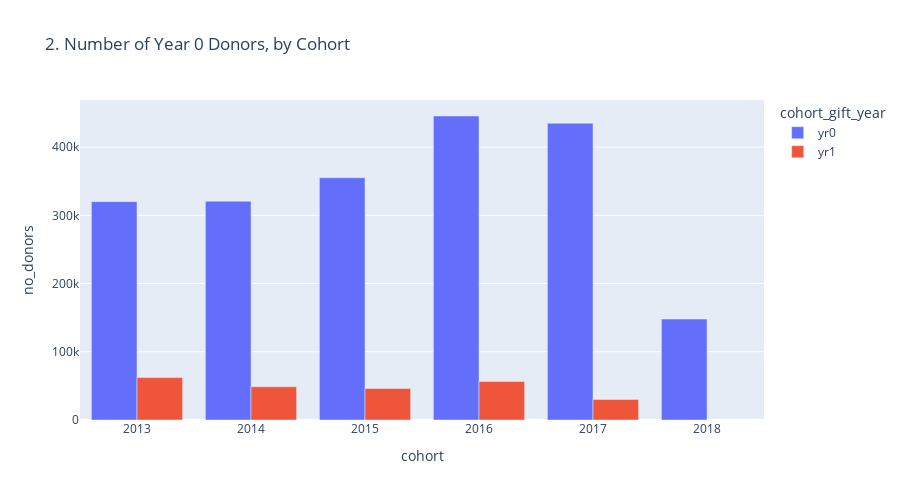

Write notebook code for a chart like this one.
### Code cell
df5.loc[:,"neg_yr"] = df5["neg_yr"].astype(str)
filter1=df5['cohort_gift_year'].isin(["yr0", "yr1"]) 
filter2=df5['neg_yr'].isin(["1"])
  
fig = px.bar(df5[filter1 & filter2], 
            # query('cohort_gift_year == ["yr0", | cohort_gift_year == "yr1" & neg_yr == 1'), 
             x="cohort", y='no_donors', color='cohort_gift_year', barmode='group', title="2. Number of Year 0 Donors, by Cohort",
           # color_discrete_sequence =['red','seagreen', 'tomato', 'mediumseagreen'],
           # hover_data=['cohort', 'no_donors', 'count_yr2'],
            # labels={'cohort':'class'}, 
             height=500)
 #barmode='group', labels={'index':'year', 'y':'amount ($)'},
fig.show()

  # np.where((df['Salary_in_1000']>=100) & (df['Age']< 60) & (df['FT_Team']
  #  df5.query(('cohort_gift_year == "yr0" | cohort_gift_year == "yr1"   
    #                    & neg_yr == 1'),

### Figure 1 — Plotly figure (JSON) as saved in the notebook; plotly's stock layout.template omitted (floating-point values rounded to 4 significant figures)
{"data": [{"alignmentgroup": "True", "hovertemplate": "cohort_gift_year=yr0<br>cohort=%{x}<br>no_donors=%{y}<extra></extra>", "legendgroup": "yr0", "marker": {"color": "#636efa"}, "name": "yr0", "offsetgroup": "yr0", "orientation": "v", "showlegend": true, "textposition": "auto", "type": "bar", "x": [2013, 2014, 2015, 2016, 2017, 2018], "xaxis": "x", "y": [320069, 320673, 355137, 445598, 434991, 147945], "yaxis": "y"}, {"alignmentgroup": "True", "hovertemplate": "cohort_gift_year=yr1<br>cohort=%{x}<br>no_donors=%{y}<extra></extra>", "legendgroup": "yr1", "marker": {"color": "#EF553B"}, "name": "yr1", "offsetgroup": "yr1", "orientation": "v", "showlegend": true, "textposition": "auto", "type": "bar", "x": [2013, 2014, 2015, 2016, 2017], "xaxis": "x", "y": [62130, 48667, 46078, 56538, 29990], "yaxis": "y"}], "layout": {"barmode": "group", "height": 500, "legend": {"title": {"text": "cohort_gift_year"}, "tracegroupgap": 0}, "title": {"text": "2. Number of Year 0 Donors, by Cohort"}, "xaxis": {"anchor": "y", "domain": [0, 1], "title": {"text": "cohort"}}, "yaxis": {"anchor": "x", "domain": [0, 1], "title": {"text": "no_donors"}}}}
